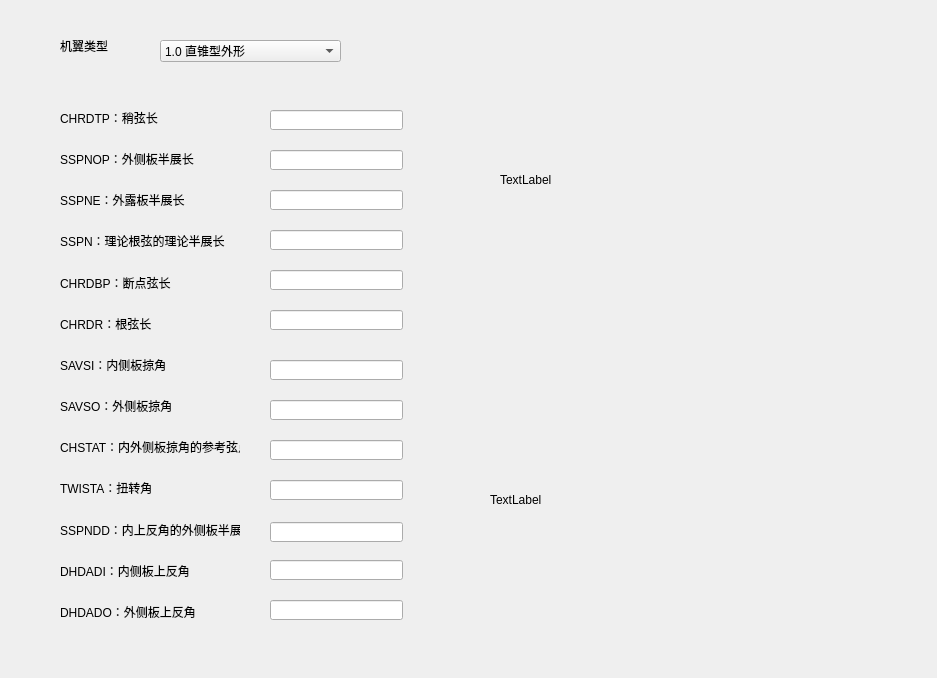
<?xml version="1.0" encoding="UTF-8"?>
<ui version="4.0">
 <class>Form</class>
 <widget class="QWidget" name="Form">
  <property name="geometry">
   <rect>
    <x>0</x>
    <y>0</y>
    <width>937</width>
    <height>678</height>
   </rect>
  </property>
  <property name="windowTitle">
   <string>Form</string>
  </property>
  <widget class="QLineEdit" name="lineEdit_SSPN">
   <property name="geometry">
    <rect>
     <x>270</x>
     <y>230</y>
     <width>133</width>
     <height>20</height>
    </rect>
   </property>
  </widget>
  <widget class="QLabel" name="label_14">
   <property name="geometry">
    <rect>
     <x>60</x>
     <y>594</y>
     <width>180</width>
     <height>35</height>
    </rect>
   </property>
   <property name="text">
    <string>DHDADO：外侧板上反角</string>
   </property>
  </widget>
  <widget class="QLineEdit" name="lineEdit_CHRDBP">
   <property name="geometry">
    <rect>
     <x>270</x>
     <y>270</y>
     <width>133</width>
     <height>20</height>
    </rect>
   </property>
  </widget>
  <widget class="QLineEdit" name="lineEdit_SAVSO">
   <property name="geometry">
    <rect>
     <x>270</x>
     <y>400</y>
     <width>133</width>
     <height>20</height>
    </rect>
   </property>
  </widget>
  <widget class="QLineEdit" name="lineEdit_DHDADO">
   <property name="geometry">
    <rect>
     <x>270</x>
     <y>600</y>
     <width>133</width>
     <height>20</height>
    </rect>
   </property>
  </widget>
  <widget class="QLabel" name="label_6">
   <property name="geometry">
    <rect>
     <x>60</x>
     <y>265</y>
     <width>180</width>
     <height>35</height>
    </rect>
   </property>
   <property name="text">
    <string>CHRDBP：断点弦长</string>
   </property>
  </widget>
  <widget class="QLabel" name="label_8">
   <property name="geometry">
    <rect>
     <x>60</x>
     <y>347</y>
     <width>180</width>
     <height>35</height>
    </rect>
   </property>
   <property name="text">
    <string>SAVSI：内侧板掠角</string>
   </property>
  </widget>
  <widget class="QLabel" name="label_4">
   <property name="geometry">
    <rect>
     <x>60</x>
     <y>182</y>
     <width>180</width>
     <height>35</height>
    </rect>
   </property>
   <property name="text">
    <string>SSPNE：外露板半展长</string>
   </property>
  </widget>
  <widget class="QLineEdit" name="lineEdit_CHSTAT">
   <property name="geometry">
    <rect>
     <x>270</x>
     <y>440</y>
     <width>133</width>
     <height>20</height>
    </rect>
   </property>
  </widget>
  <widget class="QLineEdit" name="lineEdit_CHRDTP">
   <property name="geometry">
    <rect>
     <x>270</x>
     <y>110</y>
     <width>133</width>
     <height>20</height>
    </rect>
   </property>
  </widget>
  <widget class="QLabel" name="label_16">
   <property name="geometry">
    <rect>
     <x>490</x>
     <y>350</y>
     <width>500</width>
     <height>300</height>
    </rect>
   </property>
   <property name="text">
    <string>TextLabel</string>
   </property>
  </widget>
  <widget class="QLabel" name="label_3">
   <property name="geometry">
    <rect>
     <x>60</x>
     <y>141</y>
     <width>180</width>
     <height>35</height>
    </rect>
   </property>
   <property name="text">
    <string>SSPNOP：外侧板半展长</string>
   </property>
  </widget>
  <widget class="QLabel" name="label_10">
   <property name="geometry">
    <rect>
     <x>60</x>
     <y>429</y>
     <width>180</width>
     <height>35</height>
    </rect>
   </property>
   <property name="text">
    <string>CHSTAT：内外侧板掠角的参考弦点</string>
   </property>
  </widget>
  <widget class="QLineEdit" name="lineEdit_TWISTA">
   <property name="geometry">
    <rect>
     <x>270</x>
     <y>480</y>
     <width>133</width>
     <height>20</height>
    </rect>
   </property>
  </widget>
  <widget class="QComboBox" name="comboBox_WShape">
   <property name="geometry">
    <rect>
     <x>160</x>
     <y>40</y>
     <width>181</width>
     <height>22</height>
    </rect>
   </property>
   <item>
    <property name="text">
     <string>1.0 直锥型外形</string>
    </property>
   </item>
   <item>
    <property name="text">
     <string>2.0 双三角翼型外形（展现比≤3）</string>
    </property>
   </item>
   <item>
    <property name="text">
     <string>3.0 边条型外形（展弦比≤3）</string>
    </property>
   </item>
  </widget>
  <widget class="QLabel" name="label_12">
   <property name="geometry">
    <rect>
     <x>60</x>
     <y>512</y>
     <width>180</width>
     <height>35</height>
    </rect>
   </property>
   <property name="text">
    <string>SSPNDD：内上反角的外侧板半展长</string>
   </property>
  </widget>
  <widget class="QLineEdit" name="lineEdit_SSPNDD">
   <property name="geometry">
    <rect>
     <x>270</x>
     <y>522</y>
     <width>133</width>
     <height>20</height>
    </rect>
   </property>
  </widget>
  <widget class="QLabel" name="label_5">
   <property name="geometry">
    <rect>
     <x>60</x>
     <y>223</y>
     <width>180</width>
     <height>36</height>
    </rect>
   </property>
   <property name="text">
    <string>SSPN：理论根弦的理论半展长</string>
   </property>
  </widget>
  <widget class="QLabel" name="label_13">
   <property name="geometry">
    <rect>
     <x>60</x>
     <y>553</y>
     <width>180</width>
     <height>35</height>
    </rect>
   </property>
   <property name="text">
    <string>DHDADI：内侧板上反角</string>
   </property>
  </widget>
  <widget class="QLineEdit" name="lineEdit_SSPNE">
   <property name="geometry">
    <rect>
     <x>270</x>
     <y>190</y>
     <width>133</width>
     <height>20</height>
    </rect>
   </property>
  </widget>
  <widget class="QLabel" name="label_7">
   <property name="geometry">
    <rect>
     <x>60</x>
     <y>306</y>
     <width>180</width>
     <height>35</height>
    </rect>
   </property>
   <property name="text">
    <string>CHRDR：根弦长</string>
   </property>
  </widget>
  <widget class="QLineEdit" name="lineEdit_DHDADI">
   <property name="geometry">
    <rect>
     <x>270</x>
     <y>560</y>
     <width>133</width>
     <height>20</height>
    </rect>
   </property>
  </widget>
  <widget class="QLabel" name="image_WGPLNF">
   <property name="geometry">
    <rect>
     <x>500</x>
     <y>30</y>
     <width>500</width>
     <height>300</height>
    </rect>
   </property>
   <property name="text">
    <string>TextLabel</string>
   </property>
  </widget>
  <widget class="QLineEdit" name="lineEdit_CHRDR">
   <property name="geometry">
    <rect>
     <x>270</x>
     <y>310</y>
     <width>133</width>
     <height>20</height>
    </rect>
   </property>
  </widget>
  <widget class="QLabel" name="label_2">
   <property name="geometry">
    <rect>
     <x>60</x>
     <y>100</y>
     <width>180</width>
     <height>35</height>
    </rect>
   </property>
   <property name="text">
    <string>CHRDTP：稍弦长</string>
   </property>
  </widget>
  <widget class="QLabel" name="label_SAVSO">
   <property name="geometry">
    <rect>
     <x>60</x>
     <y>388</y>
     <width>180</width>
     <height>35</height>
    </rect>
   </property>
   <property name="text">
    <string>SAVSO：外侧板掠角</string>
   </property>
  </widget>
  <widget class="QLabel" name="label">
   <property name="geometry">
    <rect>
     <x>60</x>
     <y>30</y>
     <width>61</width>
     <height>32</height>
    </rect>
   </property>
   <property name="text">
    <string>机翼类型</string>
   </property>
  </widget>
  <widget class="QLabel" name="label_11">
   <property name="geometry">
    <rect>
     <x>60</x>
     <y>470</y>
     <width>180</width>
     <height>36</height>
    </rect>
   </property>
   <property name="text">
    <string>TWISTA：扭转角</string>
   </property>
  </widget>
  <widget class="QLineEdit" name="lineEdit_SAVSI">
   <property name="geometry">
    <rect>
     <x>270</x>
     <y>360</y>
     <width>133</width>
     <height>20</height>
    </rect>
   </property>
  </widget>
  <widget class="QLineEdit" name="lineEdit_SSPNOP">
   <property name="geometry">
    <rect>
     <x>270</x>
     <y>150</y>
     <width>133</width>
     <height>20</height>
    </rect>
   </property>
  </widget>
 </widget>
 <resources/>
 <connections>
  <connection>
   <sender>comboBox_WShape</sender>
   <signal>activated(int)</signal>
   <receiver>Form</receiver>
   <slot>slot_enable()</slot>
   <hints>
    <hint type="sourcelabel">
     <x>239</x>
     <y>44</y>
    </hint>
    <hint type="destinationlabel">
     <x>394</x>
     <y>52</y>
    </hint>
   </hints>
  </connection>
 </connections>
 <slots>
  <slot>slot_enable()</slot>
 </slots>
</ui>
